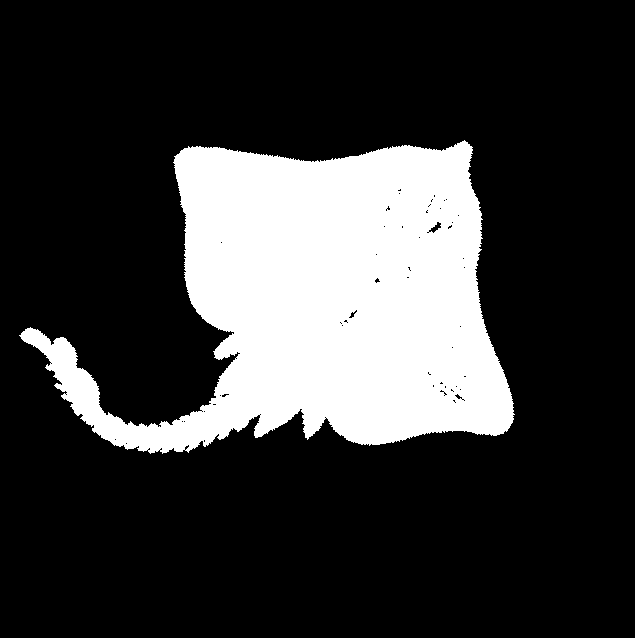
#> input picture imagenes/ray-10.bmp, 635 x 638 px, found by its file name
$ python ejercicio5.py
#> lines starting #> are read from the running program, lines starting #| are printed output that depends on the picture; after the words box and inside, x2 and y2 are one past the last pixel; in counts of white or black regions, pixels touching at a corner belong together
import cv2
import numpy as np
import matplotlib.pyplot as plt

# cargar imagen binaria
img = cv2.imread("C:/Users/carli/Documents/ExamenTarea2/imagenes/ray-10.bmp", 0)
#> img: shape (638, 635); 21.7% white; 1 white region

# obtener contornos de objetos binarios
contours, _ = cv2.findContours(img, cv2.RETR_EXTERNAL, cv2.CHAIN_APPROX_SIMPLE)
#> contours = 1 contour; box (x1, y1, x2, y2) and area: (19, 140, 515, 454) 87090

# crear una imagen en blanco del mismo tamaño que la original
contour_img = np.zeros_like(img, dtype=np.uint8)

# dibujar contornos en la imagen en blanco
cv2.drawContours(contour_img, contours, -1, (255, 255, 255), 1)
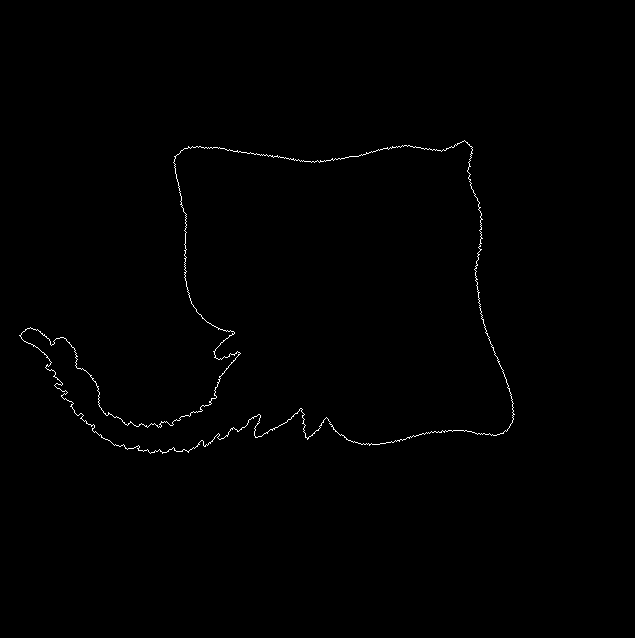
#> contour_img: shape (638, 635); 0.48% white in thin lines or dots, all inside (x1, y1, x2, y2) = (19, 140, 515, 454)

# verificar si la imagen tiene una forma válida
if contour_img.shape != ():
    # mostrar imagen resultante
    plt.imshow(contour_img, cmap="gray")
    plt.show()
else:
    print("La imagen es inválida.")

$ run again, with imagenes/deer-1.bmp copied over imagenes/ray-10.bmp
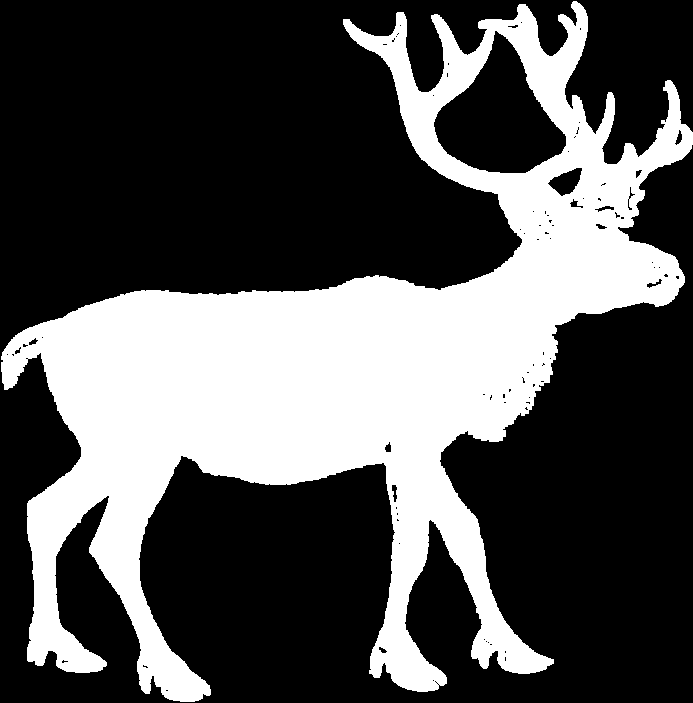
#> input picture imagenes/deer-1.bmp, 693 x 703 px, found by its file name
#> img: shape (703, 693); 32.6% white; 1 white region
#> contours = 1 contour; box (x1, y1, x2, y2) and area: (1, 1, 693, 702) 167792
#> `cv2.drawContours(contour_img, contours, -1, (255, 255, 255), 1)`:
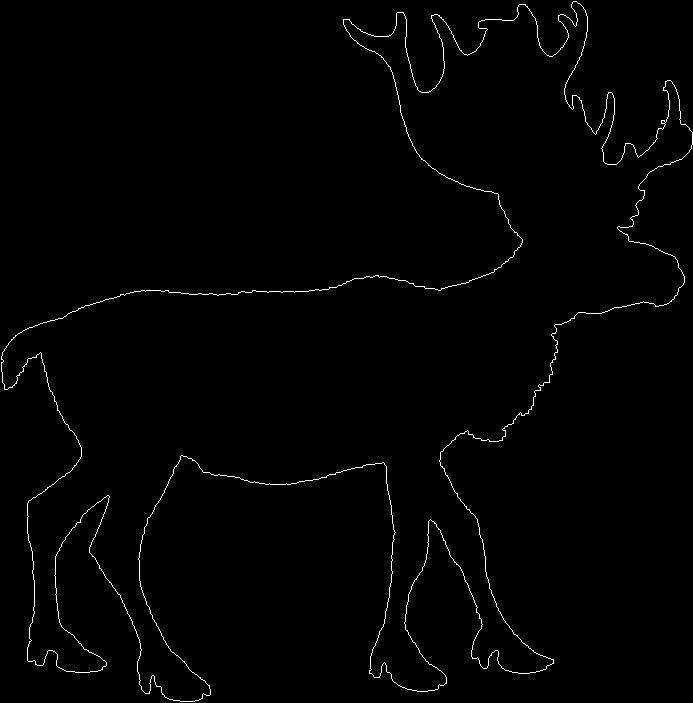
#> contour_img: shape (703, 693); 1% white in thin lines or dots

$ run again, with imagenes/device0-5.bmp copied over imagenes/ray-10.bmp
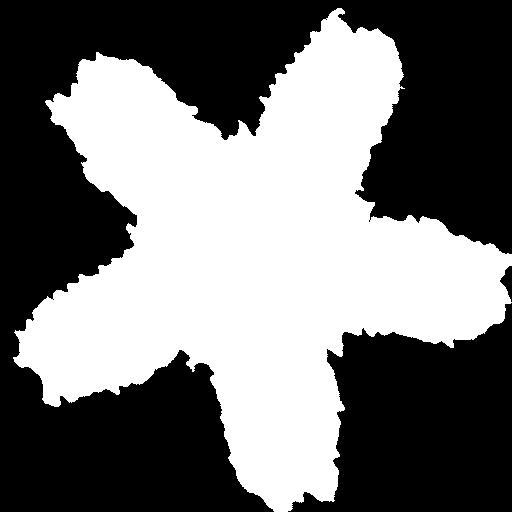
#> input picture imagenes/device0-5.bmp, 512 x 512 px, found by its file name
#> img: shape (512, 512); 45.9% white; 1 white region
#> contours = 1 contour; box (x1, y1, x2, y2) and area: (13, 8, 512, 512) 119184
#> `cv2.drawContours(contour_img, contours, -1, (255, 255, 255), 1)`:
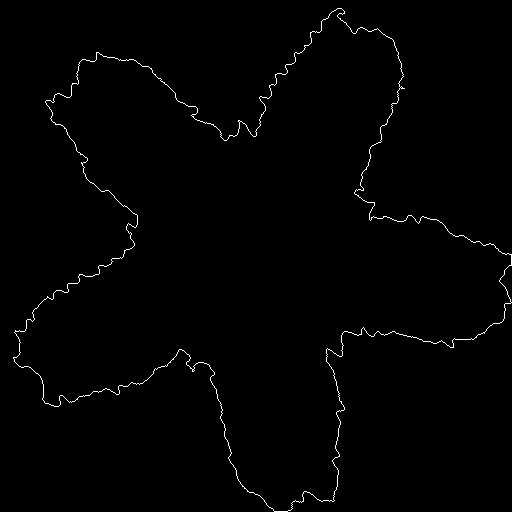
#> contour_img: shape (512, 512); 0.87% white in thin lines or dots

$ run again, with imagenes/device2-2.bmp copied over imagenes/ray-10.bmp
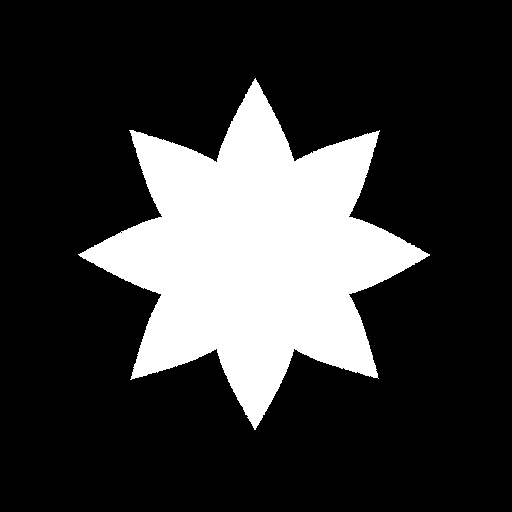
#> input picture imagenes/device2-2.bmp, 512 x 512 px, found by its file name
#> img: shape (512, 512); 22% white; 1 white region
#> contours = 1 contour; box (x1, y1, x2, y2) and area: (78, 78, 430, 430) 56882
#> `cv2.drawContours(contour_img, contours, -1, (255, 255, 255), 1)`:
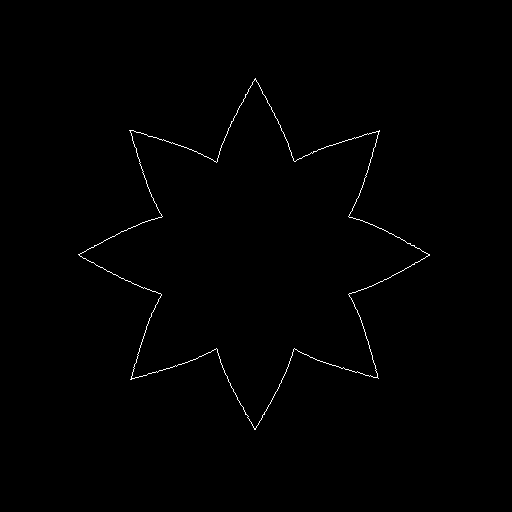
#> contour_img: shape (512, 512); 0.52% white in thin lines or dots, all inside (x1, y1, x2, y2) = (78, 78, 430, 430)
